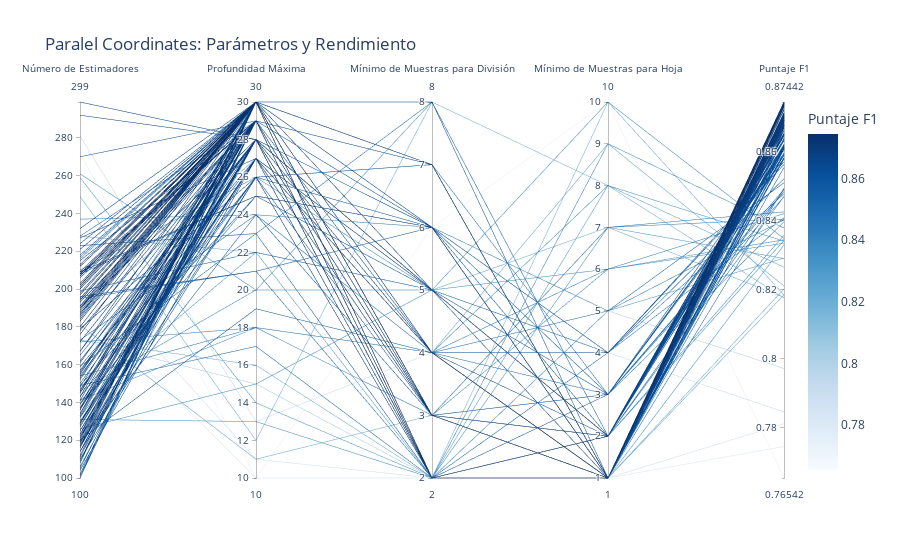

The notebook cell this image was saved under:
### Markdown cell above
## Gráfico de coordenadas paralelas

### Code cell
import optuna
import plotly.express as px
import pandas as pd

# Obtener los resultados del estudio de Optuna
trials_df0 = study.trials
trials_data = []

# Extraer los parámetros y el valor de cada ensayo
for trial in trials_df0:
    # Extraer los parámetros y el F1 score
    trial_params = trial.params
    trial_params['F1 Score'] = trial.value  # Añadir el F1 score como una nueva columna
    trials_data.append(trial_params)

# Crear un DataFrame a partir de los resultados
trials_df = pd.DataFrame(trials_data)

# Verificar las columnas del DataFrame
print(trials_df.columns)

# Crear el gráfico de coordenadas paralelas
fig = px.parallel_coordinates(
    trials_df,
    dimensions=['n_estimators', 'max_depth', 'min_samples_split', 
                'min_samples_leaf', 'max_features', 'F1 Score'],
    color='F1 Score',  # Para colorear según el F1 score
    labels={
        'n_estimators': 'Número de Estimadores',
        'max_depth': 'Profundidad Máxima',
        'min_samples_split': 'Mínimo de Muestras para División',
        'min_samples_leaf': 'Mínimo de Muestras para Hoja',
        'max_features': 'Máximo de Características',
        'F1 Score': 'Puntaje F1'
    },
    color_continuous_scale='Blues',  # Cambiar el color del gráfico
    title="Paralel Coordinates: Parámetros y Rendimiento"
)

# Mostrar el gráfico
fig.show()

### Figure 1 — Plotly figure (JSON) as saved in the notebook; plotly's stock layout.template omitted (floating-point values rounded to 4 significant figures; data arrays with more than 128 entries replaced by an {"elided": "..."} marker saying what was removed)
{"data": [{"dimensions": [{"label": "Número de Estimadores", "values": {"elided": "200 int values"}}, {"label": "Profundidad Máxima", "values": {"elided": "200 int values"}}, {"label": "Mínimo de Muestras para División", "values": {"elided": "200 int values"}}, {"label": "Mínimo de Muestras para Hoja", "values": {"elided": "200 int values"}}, {"label": "Puntaje F1", "values": {"elided": "200 float values"}}], "domain": {"x": [0, 1], "y": [0, 1]}, "line": {"color": {"elided": "200 float values"}, "coloraxis": "coloraxis"}, "name": "", "type": "parcoords"}], "layout": {"coloraxis": {"colorbar": {"title": {"text": "Puntaje F1"}}, "colorscale": [[0, "rgb(247,251,255)"], [0.125, "rgb(222,235,247)"], [0.25, "rgb(198,219,239)"], [0.375, "rgb(158,202,225)"], [0.5, "rgb(107,174,214)"], [0.625, "rgb(66,146,198)"], [0.75, "rgb(33,113,181)"], [0.875, "rgb(8,81,156)"], [1, "rgb(8,48,107)"]]}, "legend": {"tracegroupgap": 0}, "title": {"text": "Paralel Coordinates: Parámetros y Rendimiento"}}}
